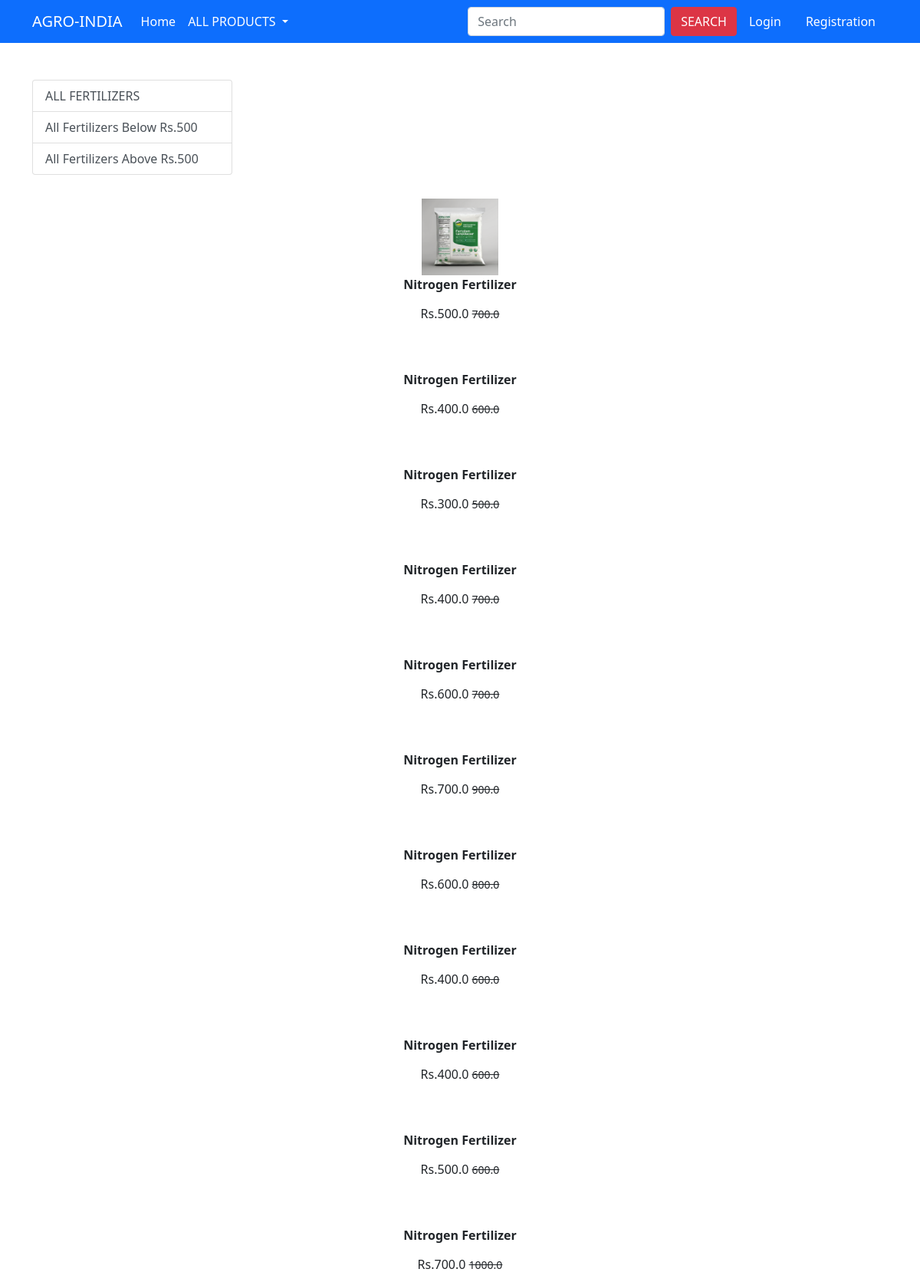
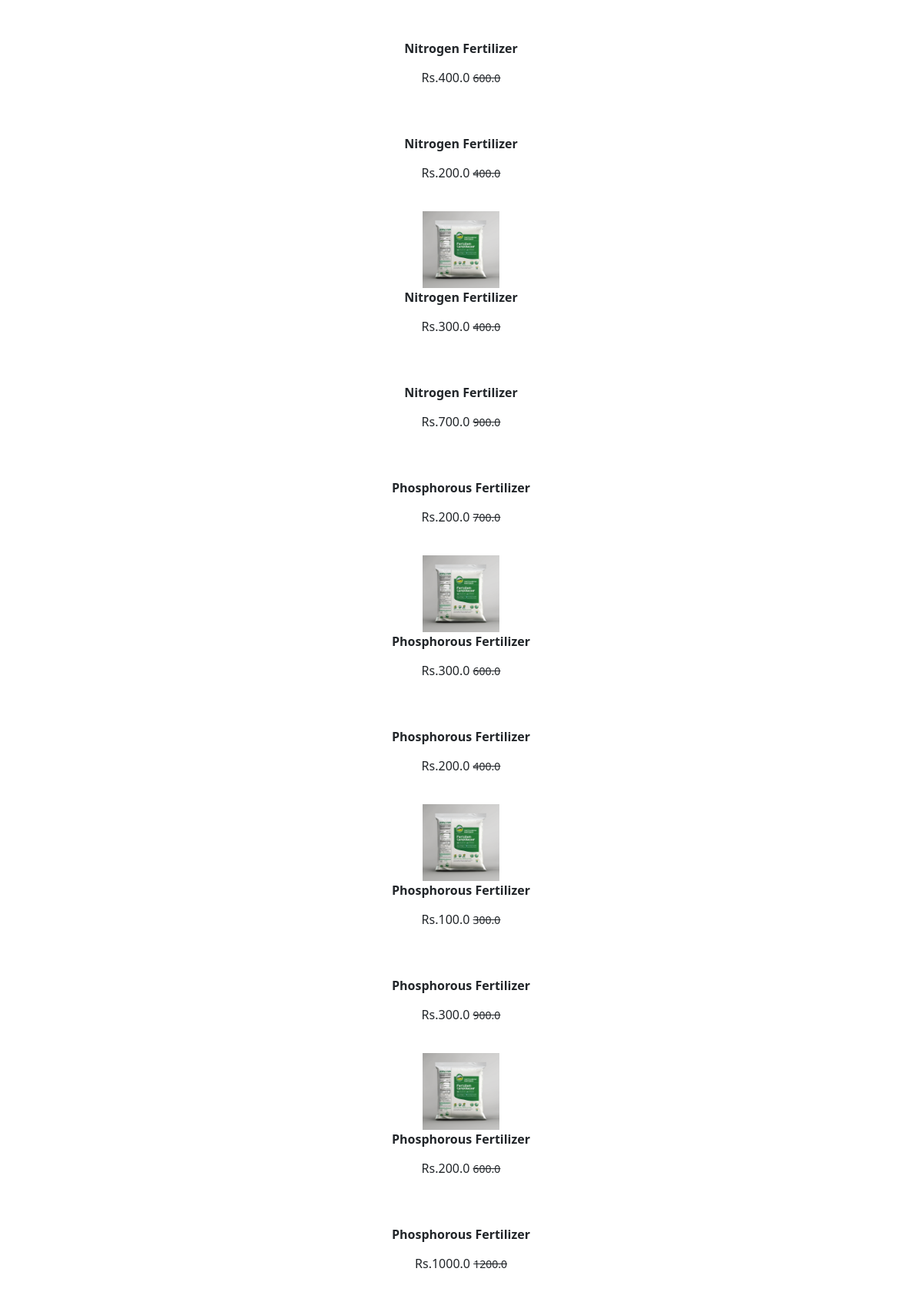
The page /fertilizer/ (upper part) on the database its author committed (2 pictures, top to bottom).
### app/models.py (models this page shows, shortened)
class Product(models.Model):
    title = models.CharField(max_length=100)
    selling_price = models.FloatField()
    discounted_price = models.FloatField()
    description = models.TextField()
    brand = models.CharField(max_length=100)
    category = models.CharField(choices=CATEGORY_CHOICES,max_length=2)
    product_image = models.ImageField(upload_to='productimg')

### app/views.py (the view)
# urls.py: path('fertilizer/', views.fertilizer, name='fertilizer'),
def fertilizer(request,data=None):
  if data == None:
    fert = Product.objects.filter(category = 'F')
  elif data =='below':
    fert = Product.objects.filter(category='F').filter(discounted_price__lt =500)
  elif data =='above':
    fert= Product.objects.filter(category='F').filter(discounted_price__gt =500)
  return render(request, 'app/fertilizer.html',{'fert':fert})

### app/templates/app/fertilizer.html (shortened to what this page needs)
{% extends 'app/base.html' %}
{% load static %}
{% block main-content %}
<div class="container my-5">
 <div class="row">
  <div class="col-sm-3">
    <div class ="list-group">
    <a href = "{% url 'fertilizer' %}" class = "list-group-item list-group-item-action" aria-current = "true">ALL FERTILIZERS</a>
  <a href = "{% url 'fertilizerdata' 'below' %}"class = "list-group-item list-group-item-action">All Fertilizers Below Rs.500</a>
  <a href = "{% url 'fertilizerdata' 'above' %}"class = "list-group-item list-group-item-action" >All Fertilizers Above Rs.500</a>
  </div>
 </div>
</div class = "col-sm-8">
 <div class ="row">
   {% for f  in fert %}
    <div class = "col-sm text-center mb-4">
       <a href = "{% url 'product-detail' f.id %}" class = "btn">
         <div class = "item">
           <img src = "{{f.product_image.url}}" alt="" height="100" class = "">
           <div class = "fw-bold">{{f.title}}</div>
           <div class = "fw-bold">Rs.{{f.discounted_price}}
           <small class = "fw-light text-decoration-line-through">{{f.selling_price}}
           </small>
           </a>
           </div>
           {% endfor %}
           </div>
           </div>
{% endblock main-content %}

### rows shown on the page
Product: product_image (picture), title "Nitrogen Fertilizer", discounted_price "500.0", selling_price "700.0"
Product: title "Nitrogen Fertilizer", discounted_price "400.0", selling_price "600.0"
Product: title "Nitrogen Fertilizer", discounted_price "300.0", selling_price "500.0"
Product: title "Nitrogen Fertilizer", discounted_price "400.0", selling_price "700.0"
Product: title "Nitrogen Fertilizer", discounted_price "600.0", selling_price "700.0"
Product: title "Nitrogen Fertilizer", discounted_price "700.0", selling_price "900.0"
Product: title "Nitrogen Fertilizer", discounted_price "600.0", selling_price "800.0"
Product: title "Nitrogen Fertilizer", discounted_price "400.0", selling_price "600.0"
Product: title "Nitrogen Fertilizer", discounted_price "400.0", selling_price "600.0"
Product: title "Nitrogen Fertilizer", discounted_price "500.0", selling_price "600.0"
Product: title "Nitrogen Fertilizer", discounted_price "700.0", selling_price "1000.0"
Product: title "Nitrogen Fertilizer", discounted_price "400.0", selling_price "600.0"
Product: title "Nitrogen Fertilizer", discounted_price "200.0", selling_price "400.0"
Product: product_image (picture), title "Nitrogen Fertilizer", discounted_price "300.0", selling_price "400.0"
Product: title "Nitrogen Fertilizer", discounted_price "700.0", selling_price "900.0"
Product: title "Phosphorous Fertilizer", discounted_price "200.0", selling_price "700.0"
Product: product_image (picture), title "Phosphorous Fertilizer", discounted_price "300.0", selling_price "600.0"
Product: title "Phosphorous Fertilizer", discounted_price "200.0", selling_price "400.0"
Product: product_image (picture), title "Phosphorous Fertilizer", discounted_price "100.0", selling_price "300.0"
Product: title "Phosphorous Fertilizer", discounted_price "300.0", selling_price "900.0"
Product: product_image (picture), title "Phosphorous Fertilizer", discounted_price "200.0", selling_price "600.0"
Product: title "Phosphorous Fertilizer", discounted_price "1000.0", selling_price "1200.0"
